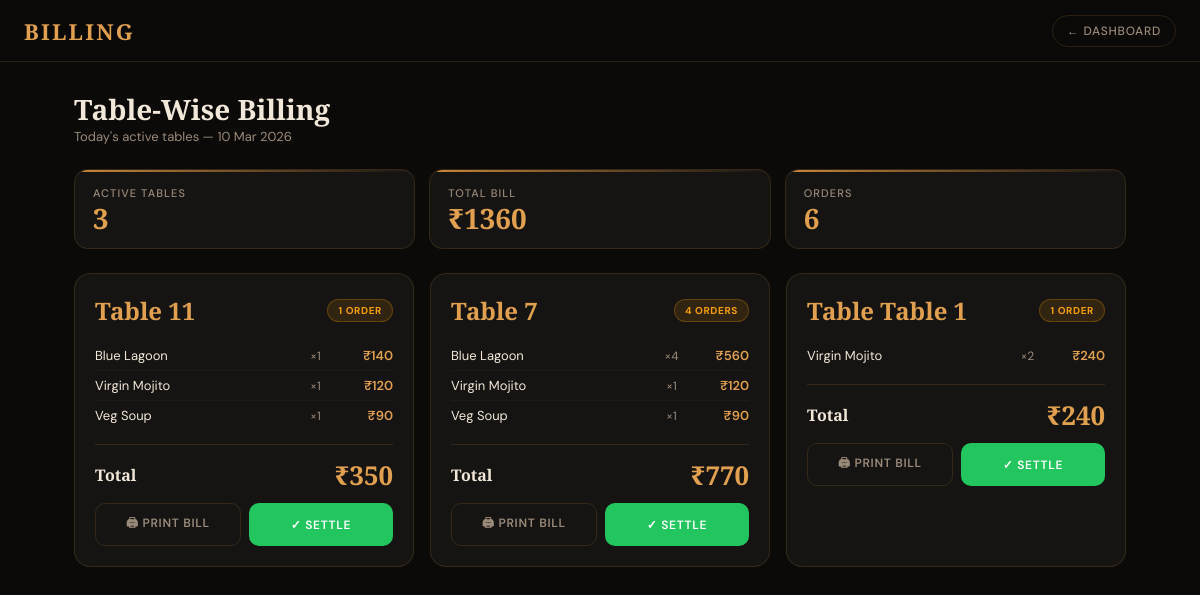
/billing (signed in), run on the app's committed database.
### models.py (models this page shows)
class Order(db.Model):
    __tablename__ = 'orders'
    id = db.Column(db.Integer, primary_key=True)
    user_id = db.Column(db.Integer, db.ForeignKey('users.id'), nullable=False)
    table_no = db.Column(db.String(20), nullable=False)
    items = db.Column(db.Text)  # backward compat with old orders
    total = db.Column(db.Float, default=0)
    status = db.Column(db.String(20), default='pending')
    created_at = db.Column(db.DateTime, default=datetime.now)
    order_items = db.relationship('OrderItem', backref='order', lazy=True, cascade='all, delete-orphan')

class OrderItem(db.Model):
    __tablename__ = 'order_items'
    id = db.Column(db.Integer, primary_key=True)
    order_id = db.Column(db.Integer, db.ForeignKey('orders.id'), nullable=False)
    item_name = db.Column(db.String(200), nullable=False)
    price = db.Column(db.Float, nullable=False)
    quantity = db.Column(db.Integer, default=1)

### blueprints/menu_bp.py (the view)
@menu_bp.route('/billing')
@login_required
def billing():
    from datetime import datetime
    from collections import defaultdict
    today = datetime.now().date()
    orders = Order.query.filter(
        Order.user_id == session['user_id'],
        Order.status.notin_(['settled', 'cancelled']),
        db.func.date(Order.created_at) == today
    ).order_by(Order.table_no, Order.created_at).all()
    table_map = defaultdict(lambda: {'orders': [], 'items_map': {}, 'total': 0})
    for o in orders:
        t = table_map[o.table_no]
        t['orders'].append(o)
        t['total'] += o.total
        for oi in o.order_items:
            key = oi.item_name
            if key in t['items_map']:
                t['items_map'][key]['qty'] += oi.quantity
                t['items_map'][key]['subtotal'] += oi.price * oi.quantity
            else:
                t['items_map'][key] = {
                    'name': oi.item_name,
                    'qty': oi.quantity,
                    'price': oi.price,
                    'subtotal': oi.price * oi.quantity
                }
    tables = []
    for tno, data in sorted(table_map.items(), key=lambda x: x[0]):
        tables.append({
            'table_no': tno,
            'orders': data['orders'],
            'line_items': list(data['items_map'].values()),
            'total': data['total']
        })
    grand_total = sum(t['total'] for t in tables)
    total_orders = len(orders)
    user = User.query.get(session['user_id'])
    return render_template('billing.html',
                           username=session['username'],
                           tables=tables,
                           grand_total=grand_total,
                           total_orders=total_orders,
                           today=today.strftime('%d %b %Y'),
                           logo=user.logo,
                           address=user.address or '',
                           upi_qr=user.upi_qr)

### blueprints/menu_bp.py (called while the page is built)
def login_required(f):
    @wraps(f)
    def decorated(*args, **kwargs):
        if 'user_id' not in session:
            return redirect('/')
        return f(*args, **kwargs)
    return decorated

### templates/billing.html (shortened to what this page needs)
<!DOCTYPE html>
<html lang="en">
<head>
</head>
<body>
<nav class="nav">
  <span class="nav-brand">Billing</span>
  <div style="display:flex;gap:8px">
    <a class="nav-chip" href="/dashboard">← Dashboard</a>
  </div>
</nav>
<div class="page">
  <div class="page-header">
    <div>
      <div class="page-title">Table-Wise Billing</div>
      <div class="page-subtitle">Today's active tables — {{today}}</div>
    </div>
  </div>
  <div class="stats-row no-print">
    <div class="stat-card" style="animation-delay:0s">
      <div class="stat-label">Active Tables</div>
      <div class="stat-value">{{tables|length}}</div>
    </div>
    <div class="stat-card" style="animation-delay:0.06s">
      <div class="stat-label">Total Bill</div>
      <div class="stat-value">₹{{grand_total|int}}</div>
    </div>
    <div class="stat-card" style="animation-delay:0.12s">
      <div class="stat-label">Orders</div>
      <div class="stat-value">{{total_orders}}</div>
    </div>
  </div>
  {% if tables %}
  <div class="table-grid">
    {% for t in tables %}
    <div class="table-card" id="table-{{t.table_no}}" style="animation-delay:{{loop.index0 * 0.06}}s"
         data-table="{{t.table_no}}" data-total="{{t.total|int}}">
      <div class="tc-header">
        <div class="tc-table-no">Table {{t.table_no}}</div>
        <span class="tc-badge active">{{t.orders|length}} order{{ 's' if t.orders|length > 1 }}</span>
      </div>
      <div class="tc-items">
        {% for item in t.line_items %}
        <div class="tc-item-row" data-name="{{item.name}}" data-qty="{{item.qty}}" data-price="{{item.subtotal|int}}">
          <span class="tc-item-name">{{item.name}}</span>
          <span class="tc-item-qty">×{{item.qty}}</span>
          <span class="tc-item-price">₹{{item.subtotal|int}}</span>
        </div>
        {% endfor %}
      </div>
      <div class="tc-total-row">
        <span class="tc-total-label">Total</span>
        <span class="tc-total-val">₹{{t.total|int}}</span>
      </div>
      <div class="tc-actions">
        <button class="tc-btn print" onclick="askPayment('{{t.table_no}}')">🖨 Print Bill</button>
        <button class="tc-btn settle" onclick="settleTable('{{t.table_no}}')">✓ Settle</button>
      </div>
    </div>
    {% endfor %}
  </div>
  {% else %}
  <div class="no-tables">
    <div class="nt-icon">🪑</div>
    <p>No active table bills today</p>
  </div>
  {% endif %}
</div>
</body>
</html>

### data on the page
Order: table_no "11", orders|length "1", total "350"
OrderItem: name "Blue Lagoon", qty "1", subtotal "140"
OrderItem: name "Virgin Mojito", qty "1", subtotal "120"
OrderItem: name "Veg Soup", qty "1", subtotal "90"
OrderItem: name "Blue Lagoon", qty "4", subtotal "560"
OrderItem: name "Virgin Mojito", qty "1", subtotal "120"
OrderItem: name "Veg Soup", qty "1", subtotal "90"
Order: table_no "Table 1", orders|length "1", total "240"
OrderItem: name "Virgin Mojito", qty "2", subtotal "240"

### other printed values
{{ today }} "10 Mar 2026"
{{ tables|length }} "3"
{{ grand_total|int }} "1360"
{{ total_orders }} "6"
{{ t.table_no }} "7"
{{ t.orders|length }} "4"
{{ 's' if t.orders|length > 1 }} "S"
{{ t.total|int }} "770"
